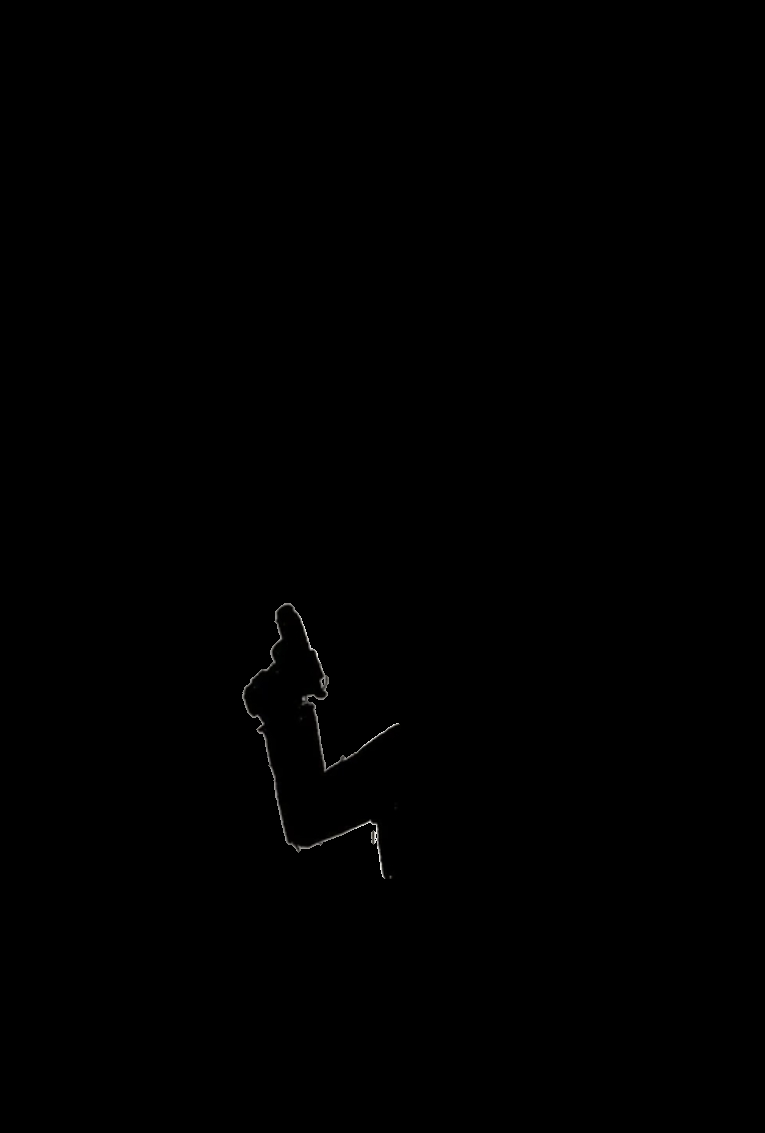
#> input picture assets/arm.png, 765 x 1133 px
$ python -i composite.py   (imports and definitions only)
#> lines starting #> are read from the running program, lines starting #| are printed output that depends on the picture
#> further down, picture is the input picture: shape (1133, 765, 3); mean B, G, R 0.3, 0.3, 0.3
"""Finishing pass: rendered shot frames -> graded, titled 1920x1080 H.264 with the soundtrack.

python3 post/composite.py [--out PATH] [--range a-b] [--only NN] [--preview] [--stills 100,500,...]

--stills writes PNGs of the given global frames to $SCRATCH/tests/post/ instead of encoding.
Missing frames fall back to the nearest rendered frame of that shot, then to a placeholder.
"""
import argparse
import math
import os
import subprocess
import sys
from multiprocessing import Pool

import cv2
import numpy as np
from PIL import Image, ImageDraw, ImageFilter, ImageFont

HERE = os.path.dirname(os.path.abspath(__file__))
ROOT = os.path.dirname(HERE)
FONTS = os.path.join(ROOT, "assets", "fonts")
SCRATCH = os.environ.get(
    "COKE_SCRATCH",
    "/tmp/claude-0/-home-user-my-first-website-/0735c37f-ff6b-57d4-b08a-d20fb3844685/scratchpad")
RENDERS = os.path.join(SCRATCH, "renders")
W, H, FPS, TOTAL = 1920, 1080, 24, 960

# (shot id, first global frame, frame count)
SHOTS = [("01", 0, 96), ("02", 96, 96), ("03", 192, 96), ("04", 288, 168), ("05", 456, 120),
         ("06", 576, 120), ("07", 696, 144), ("08", 840, 120)]
GRADE = {  # exposure (stops), contrast, saturation, warmth, lift
    "01": dict(exp=0.10, con=1.06, sat=1.04, warm=0.00, lift=0.000),
    "02": dict(exp=0.05, con=1.05, sat=1.08, warm=0.01, lift=0.000),
    "03": dict(exp=0.00, con=1.05, sat=1.05, warm=0.00, lift=0.000),
    "04": dict(exp=0.05, con=1.06, sat=1.06, warm=0.01, lift=0.000),
    "05": dict(exp=0.05, con=1.06, sat=1.06, warm=0.015, lift=0.000),
    "06": dict(exp=0.00, con=1.06, sat=1.06, warm=0.01, lift=0.000),
    "07": dict(exp=0.05, con=1.06, sat=1.05, warm=0.00, lift=0.000),
    "08": dict(exp=0.00, con=1.03, sat=1.04, warm=0.00, lift=0.000),
}


def smooth(e0, e1, x):
    t = min(max((x - e0) / (e1 - e0), 0.0), 1.0)
    return t * t * (3 - 2 * t)


def ease_out(t, p=3.0):
    t = min(max(t, 0.0), 1.0)
    return 1 - (1 - t) ** p


# ------------------------------------------------------------------ frame sources
# [46 lines left out: functions shot_of, load_frame, to_hd, grade, not called in this run]


def bloom(img, strength=1.0):
#> called with strength = 1
    lum = img @ np.array([0.2126, 0.7152, 0.0722], np.float32)
    k = np.clip((lum - 0.68) / 0.32, 0, 1) ** 2
    hi = img * k[..., None]
    small = cv2.resize(hi, (W // 4, H // 4), interpolation=cv2.INTER_AREA)
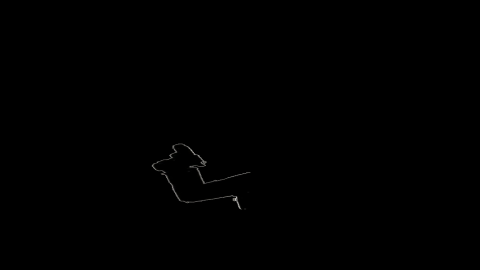
#> small: shape (270, 480, 3) float32; mean B, G, R 0.3, 0.3, 0.3
    b1 = cv2.resize(cv2.GaussianBlur(small, (0, 0), 1.5), (W, H))
    b2 = cv2.resize(cv2.GaussianBlur(small, (0, 0), 5.0), (W, H))
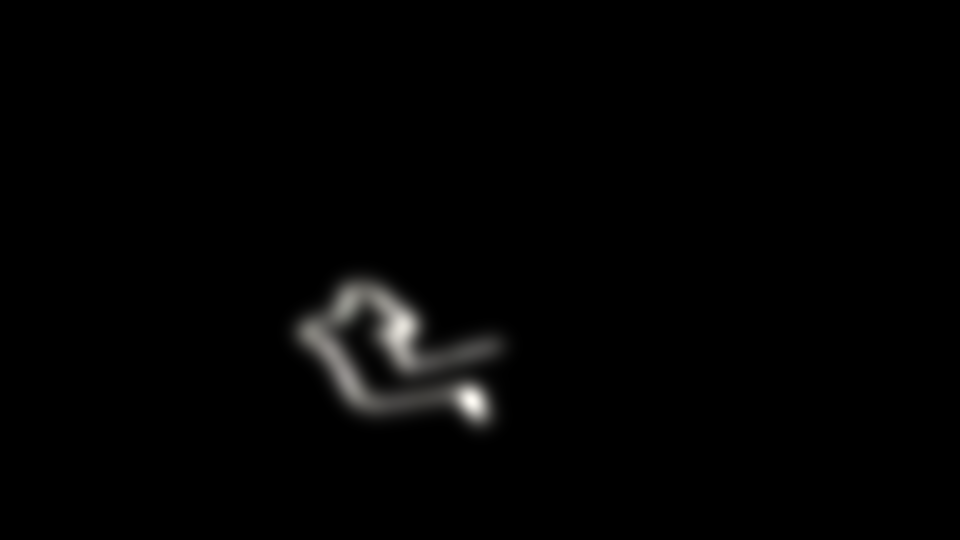
#> b2: shape (1080, 1920, 3) float32 (shown at 1/2 size); mean B, G, R 0.3, 0.3, 0.3; drawn with min black and max white
    b3 = cv2.resize(cv2.GaussianBlur(small, (0, 0), 14.0), (W, H))
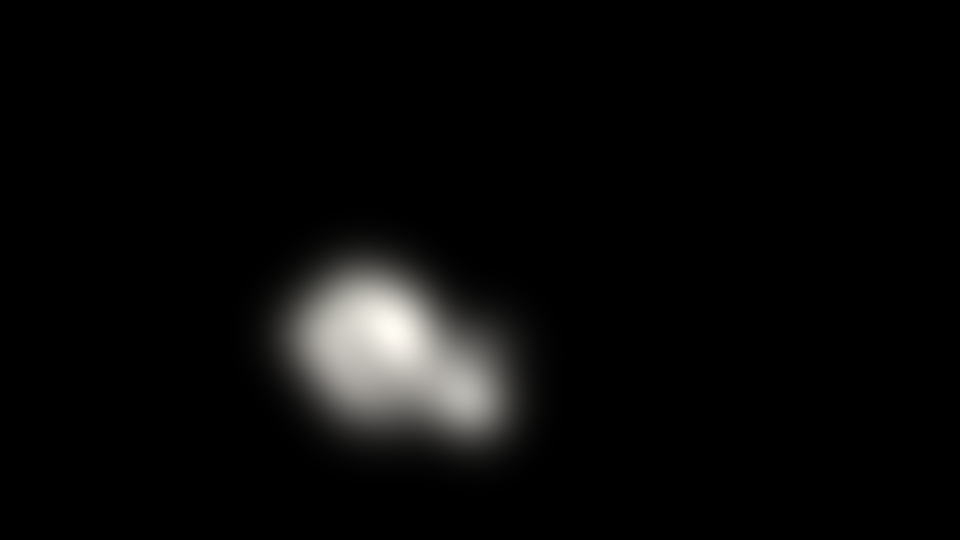
#> b3: shape (1080, 1920, 3) float32 (shown at 1/2 size); mean B, G, R 0.266, 0.274, 0.278; drawn with min black and max white
    halation = np.array([1.0, 0.42, 0.30], np.float32)
#> (the run stopped early here; a loop or call above may not have finished)
